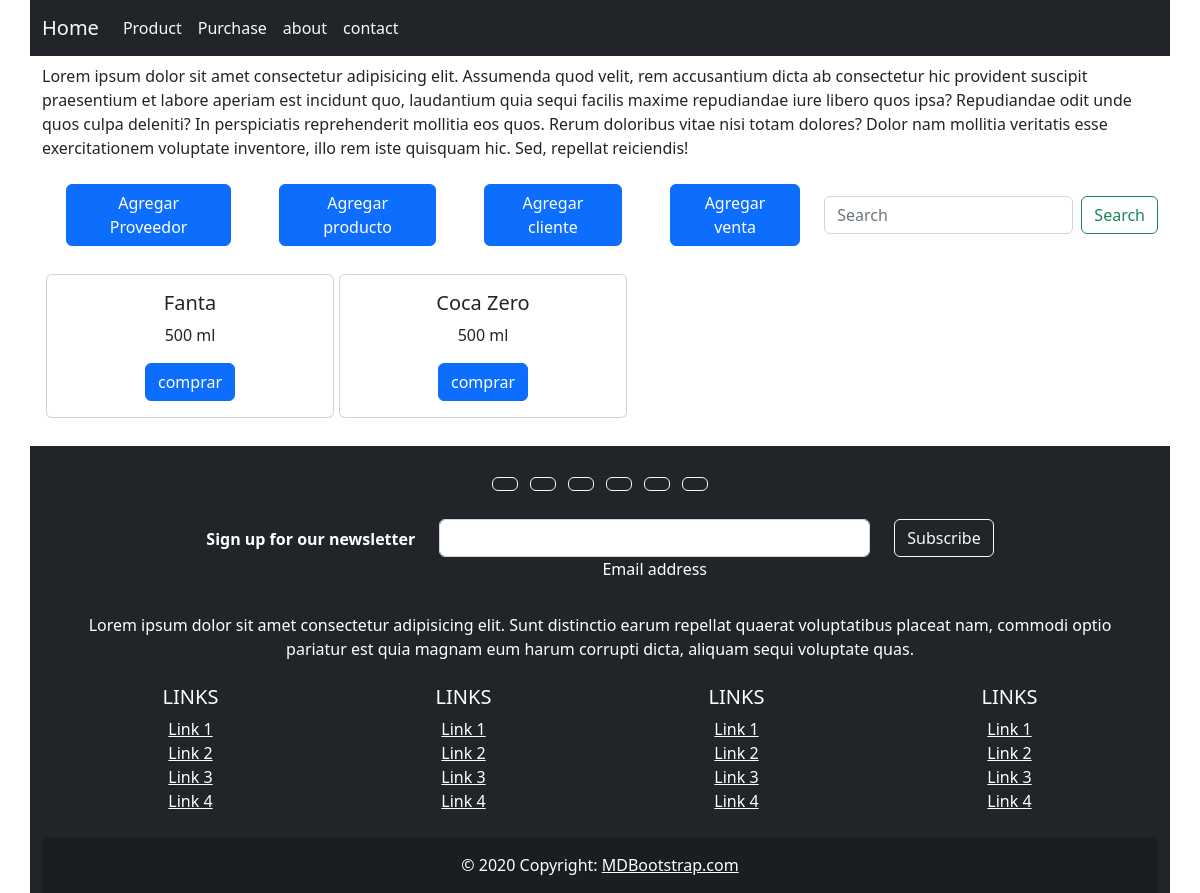
Before: /product/ with the older database file.
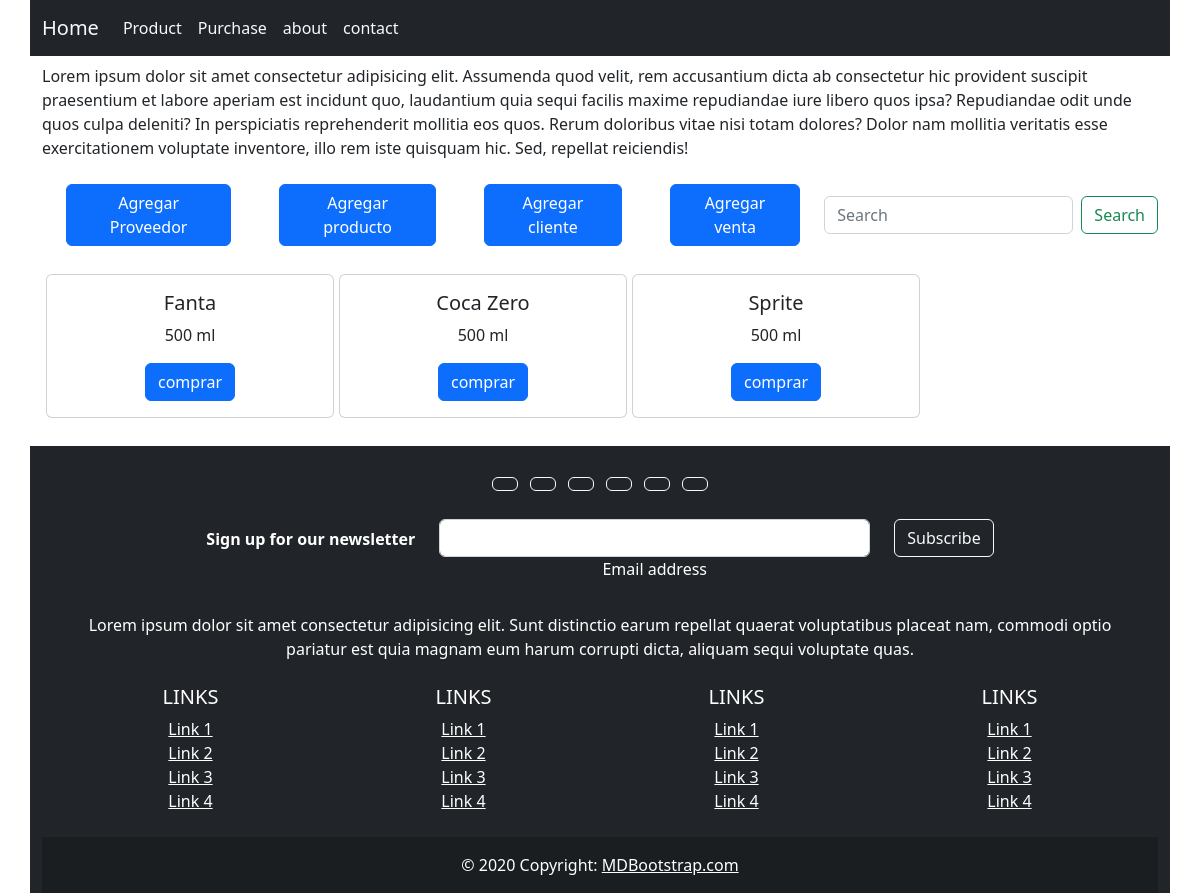
After: the same page with the newer database file.
### app_kiosco/models.py (models this page shows, shortened)
class Product(models.Model):
    name = models.CharField(max_length=200)
    size = models.IntegerField()
    code = models.IntegerField()
    brand = models.ForeignKey(Provider, on_delete=models.CASCADE)

### app_kiosco/views.py (the view)
# urls.py: path('product/', views.product, name = "product"),
def product(request):
    return render(request, 'product.html', {'products': Product.objects.all()} )

### app_kiosco/templates/product.html
{% extends 'layout/nav.html' %}
{% block content %}
<div class="container mt-5 pt-3">
  <div>
    Lorem ipsum dolor sit amet consectetur adipisicing elit. Assumenda quod
    velit, rem accusantium dicta ab consectetur hic provident suscipit
    praesentium et labore aperiam est incidunt quo, laudantium quia sequi
    facilis maxime repudiandae iure libero quos ipsa? Repudiandae odit unde quos
    culpa deleniti? In perspiciatis reprehenderit mollitia eos quos. Rerum
    doloribus vitae nisi totam dolores? Dolor nam mollitia veritatis esse
    exercitationem voluptate inventore, illo rem iste quisquam hic. Sed,
    repellat reiciendis!
  </div>
  <div class="justify-content-around d-flex flex-fill">
    <a href="/form_brand" class="btn btn-primary m-4">Agregar Proveedor</a>
    <a href="/form_product" class="btn btn-primary m-4">Agregar producto</a>
    <a href="/form_client" class="btn btn-primary m-4">Agregar cliente</a>
    <a href="/form_purchase" class="btn btn-primary m-4">Agregar venta</a>
    <div class="d-flex m-auto">
      <form class="d-flex" role="search" action="/product_search/" method="POST">{% csrf_token %}
        <input class="form-control me-2" name="search" type="search" placeholder="Search" aria-label="Search">
        <button class="btn btn-outline-success" type="submit">Search</button>
      </form>
    </div>
  </div>
  <div class="mb-4">
    <div class="text-center">
      <div class="row">
        {% for product in products %}
        <div class="col-3 m-1">
          <div class="card" style="width: 18rem">
            <div class="card-body">
              <h5 class="card-title">{{product.name}}</h5>
              <p class="card-text">{{product.size}} ml</p>
              <a href="/form_purchase/" class="btn btn-primary">comprar</a>
            </div>
          </div>
        </div>
        {% endfor %}
      </div>
    </div>
  </div>
</div>
{% endblock %}

Changed rows visible on the page:
added Product: name "Sprite", size "500"
